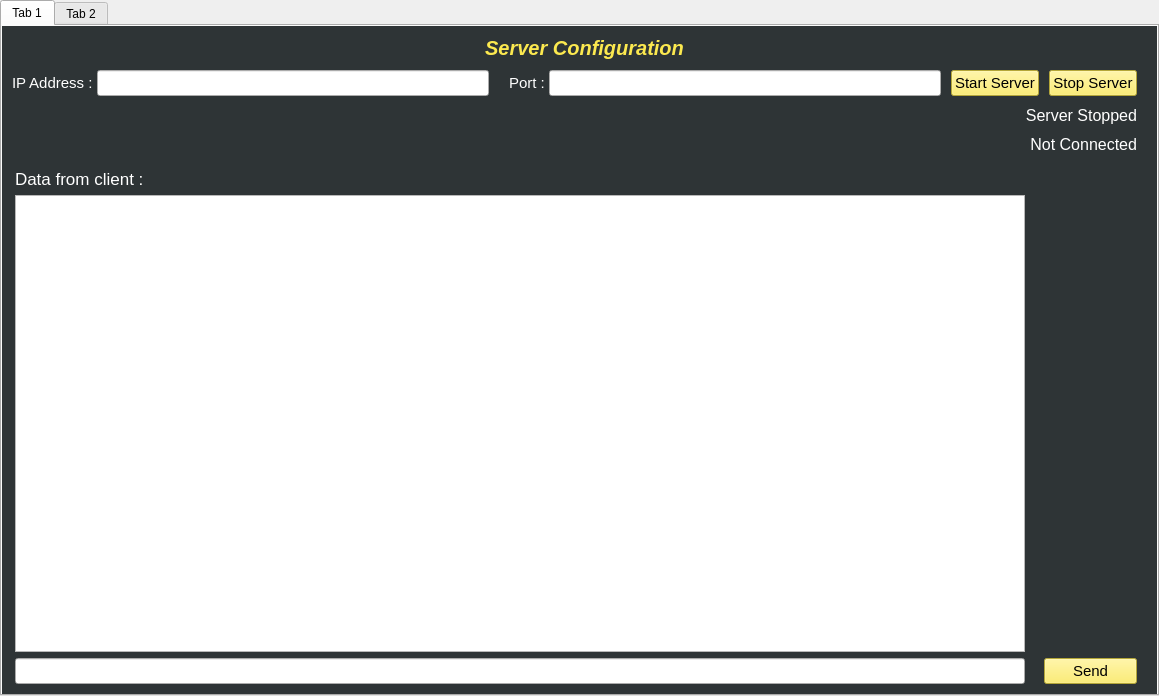
<?xml version="1.0" encoding="UTF-8"?>
<ui version="4.0">
 <class>tcp_server</class>
 <widget class="QWidget" name="tcp_server">
  <property name="geometry">
   <rect>
    <x>0</x>
    <y>0</y>
    <width>1159</width>
    <height>696</height>
   </rect>
  </property>
  <property name="windowTitle">
   <string>tcp_server</string>
  </property>
  <property name="styleSheet">
   <string notr="true"/>
  </property>
  <layout class="QGridLayout" name="gridLayout_8">
   <property name="leftMargin">
    <number>0</number>
   </property>
   <property name="topMargin">
    <number>0</number>
   </property>
   <property name="rightMargin">
    <number>0</number>
   </property>
   <property name="bottomMargin">
    <number>0</number>
   </property>
   <property name="spacing">
    <number>0</number>
   </property>
   <item row="0" column="0">
    <widget class="QTabWidget" name="tabWidget">
     <property name="styleSheet">
      <string notr="true"/>
     </property>
     <property name="tabShape">
      <enum>QTabWidget::Rounded</enum>
     </property>
     <property name="currentIndex">
      <number>0</number>
     </property>
     <property name="iconSize">
      <size>
       <width>16</width>
       <height>16</height>
      </size>
     </property>
     <property name="elideMode">
      <enum>Qt::ElideMiddle</enum>
     </property>
     <property name="documentMode">
      <bool>false</bool>
     </property>
     <property name="tabsClosable">
      <bool>false</bool>
     </property>
     <property name="movable">
      <bool>false</bool>
     </property>
     <property name="tabBarAutoHide">
      <bool>false</bool>
     </property>
     <widget class="QWidget" name="server_tab">
      <property name="styleSheet">
       <string notr="true"/>
      </property>
      <attribute name="title">
       <string>Tab 1</string>
      </attribute>
      <layout class="QGridLayout" name="gridLayout_7">
       <property name="leftMargin">
        <number>0</number>
       </property>
       <property name="topMargin">
        <number>0</number>
       </property>
       <property name="rightMargin">
        <number>0</number>
       </property>
       <property name="bottomMargin">
        <number>0</number>
       </property>
       <property name="spacing">
        <number>0</number>
       </property>
       <item row="0" column="0">
        <widget class="QFrame" name="frame">
         <property name="styleSheet">
          <string notr="true">#frame{
border : 0px;
background-color: rgb(46, 52, 54);
}</string>
         </property>
         <property name="frameShape">
          <enum>QFrame::StyledPanel</enum>
         </property>
         <property name="frameShadow">
          <enum>QFrame::Raised</enum>
         </property>
         <layout class="QGridLayout" name="gridLayout_2">
          <property name="leftMargin">
           <number>0</number>
          </property>
          <property name="topMargin">
           <number>10</number>
          </property>
          <property name="rightMargin">
           <number>0</number>
          </property>
          <property name="bottomMargin">
           <number>10</number>
          </property>
          <property name="horizontalSpacing">
           <number>0</number>
          </property>
          <property name="verticalSpacing">
           <number>10</number>
          </property>
          <item row="1" column="0">
           <layout class="QHBoxLayout" name="horizontalLayout">
            <property name="sizeConstraint">
             <enum>QLayout::SetDefaultConstraint</enum>
            </property>
            <item>
             <spacer name="horizontalSpacer">
              <property name="orientation">
               <enum>Qt::Horizontal</enum>
              </property>
              <property name="sizeType">
               <enum>QSizePolicy::Fixed</enum>
              </property>
              <property name="sizeHint" stdset="0">
               <size>
                <width>10</width>
                <height>10</height>
               </size>
              </property>
             </spacer>
            </item>
            <item>
             <widget class="QLabel" name="label">
              <property name="font">
               <font>
                <pointsize>11</pointsize>
               </font>
              </property>
              <property name="styleSheet">
               <string notr="true">color:white;</string>
              </property>
              <property name="text">
               <string>IP Address : </string>
              </property>
             </widget>
            </item>
            <item>
             <widget class="QLineEdit" name="line_serverip">
              <property name="font">
               <font>
                <pointsize>11</pointsize>
               </font>
              </property>
             </widget>
            </item>
            <item>
             <spacer name="horizontalSpacer_2">
              <property name="orientation">
               <enum>Qt::Horizontal</enum>
              </property>
              <property name="sizeType">
               <enum>QSizePolicy::Fixed</enum>
              </property>
              <property name="sizeHint" stdset="0">
               <size>
                <width>20</width>
                <height>10</height>
               </size>
              </property>
             </spacer>
            </item>
            <item>
             <widget class="QLabel" name="label_2">
              <property name="font">
               <font>
                <pointsize>11</pointsize>
               </font>
              </property>
              <property name="styleSheet">
               <string notr="true">color:white;
</string>
              </property>
              <property name="text">
               <string>Port : </string>
              </property>
             </widget>
            </item>
            <item>
             <widget class="QLineEdit" name="line_server_port">
              <property name="font">
               <font>
                <pointsize>11</pointsize>
               </font>
              </property>
              <property name="text">
               <string/>
              </property>
             </widget>
            </item>
            <item>
             <spacer name="horizontalSpacer_3">
              <property name="orientation">
               <enum>Qt::Horizontal</enum>
              </property>
              <property name="sizeType">
               <enum>QSizePolicy::Fixed</enum>
              </property>
              <property name="sizeHint" stdset="0">
               <size>
                <width>10</width>
                <height>10</height>
               </size>
              </property>
             </spacer>
            </item>
            <item>
             <widget class="QPushButton" name="btn_start_server">
              <property name="font">
               <font>
                <pointsize>11</pointsize>
               </font>
              </property>
              <property name="styleSheet">
               <string notr="true">background-color: rgb(252, 233, 79);</string>
              </property>
              <property name="text">
               <string>Start Server</string>
              </property>
             </widget>
            </item>
            <item>
             <spacer name="horizontalSpacer_5">
              <property name="orientation">
               <enum>Qt::Horizontal</enum>
              </property>
              <property name="sizeType">
               <enum>QSizePolicy::Fixed</enum>
              </property>
              <property name="sizeHint" stdset="0">
               <size>
                <width>10</width>
                <height>10</height>
               </size>
              </property>
             </spacer>
            </item>
            <item>
             <widget class="QPushButton" name="btn_stop_server">
              <property name="font">
               <font>
                <pointsize>11</pointsize>
               </font>
              </property>
              <property name="styleSheet">
               <string notr="true">background-color: rgb(252, 233, 79);</string>
              </property>
              <property name="text">
               <string>Stop Server</string>
              </property>
             </widget>
            </item>
            <item>
             <spacer name="horizontalSpacer_4">
              <property name="orientation">
               <enum>Qt::Horizontal</enum>
              </property>
              <property name="sizeType">
               <enum>QSizePolicy::Fixed</enum>
              </property>
              <property name="sizeHint" stdset="0">
               <size>
                <width>20</width>
                <height>10</height>
               </size>
              </property>
             </spacer>
            </item>
           </layout>
          </item>
          <item row="3" column="0">
           <layout class="QHBoxLayout" name="horizontalLayout_3">
            <property name="sizeConstraint">
             <enum>QLayout::SetDefaultConstraint</enum>
            </property>
            <item>
             <widget class="QLabel" name="lbl_con_status">
              <property name="font">
               <font>
                <pointsize>12</pointsize>
               </font>
              </property>
              <property name="layoutDirection">
               <enum>Qt::LeftToRight</enum>
              </property>
              <property name="styleSheet">
               <string notr="true">color:white;
</string>
              </property>
              <property name="text">
               <string>Not Connected</string>
              </property>
              <property name="alignment">
               <set>Qt::AlignRight|Qt::AlignTrailing|Qt::AlignVCenter</set>
              </property>
             </widget>
            </item>
            <item>
             <spacer name="horizontalSpacer_7">
              <property name="orientation">
               <enum>Qt::Horizontal</enum>
              </property>
              <property name="sizeType">
               <enum>QSizePolicy::Fixed</enum>
              </property>
              <property name="sizeHint" stdset="0">
               <size>
                <width>20</width>
                <height>10</height>
               </size>
              </property>
             </spacer>
            </item>
           </layout>
          </item>
          <item row="0" column="0">
           <layout class="QHBoxLayout" name="horizontalLayout_2">
            <item>
             <spacer name="horizontalSpacer_6">
              <property name="orientation">
               <enum>Qt::Horizontal</enum>
              </property>
              <property name="sizeType">
               <enum>QSizePolicy::Fixed</enum>
              </property>
              <property name="sizeHint" stdset="0">
               <size>
                <width>10</width>
                <height>10</height>
               </size>
              </property>
             </spacer>
            </item>
            <item>
             <widget class="QLabel" name="label_3">
              <property name="font">
               <font>
                <pointsize>15</pointsize>
                <weight>75</weight>
                <italic>true</italic>
                <bold>true</bold>
               </font>
              </property>
              <property name="styleSheet">
               <string notr="true">color: rgb(252, 233, 79);</string>
              </property>
              <property name="text">
               <string>Server Configuration</string>
              </property>
              <property name="alignment">
               <set>Qt::AlignCenter</set>
              </property>
             </widget>
            </item>
           </layout>
          </item>
          <item row="2" column="0">
           <layout class="QHBoxLayout" name="horizontalLayout_4">
            <property name="sizeConstraint">
             <enum>QLayout::SetDefaultConstraint</enum>
            </property>
            <item>
             <widget class="QLabel" name="lbl_serv_status">
              <property name="font">
               <font>
                <pointsize>12</pointsize>
               </font>
              </property>
              <property name="layoutDirection">
               <enum>Qt::LeftToRight</enum>
              </property>
              <property name="styleSheet">
               <string notr="true">color:white;</string>
              </property>
              <property name="text">
               <string>Server Stopped</string>
              </property>
              <property name="alignment">
               <set>Qt::AlignRight|Qt::AlignTrailing|Qt::AlignVCenter</set>
              </property>
             </widget>
            </item>
            <item>
             <spacer name="horizontalSpacer_8">
              <property name="orientation">
               <enum>Qt::Horizontal</enum>
              </property>
              <property name="sizeType">
               <enum>QSizePolicy::Fixed</enum>
              </property>
              <property name="sizeHint" stdset="0">
               <size>
                <width>20</width>
                <height>10</height>
               </size>
              </property>
             </spacer>
            </item>
           </layout>
          </item>
         </layout>
        </widget>
       </item>
       <item row="1" column="0">
        <widget class="QFrame" name="frame_2">
         <property name="styleSheet">
          <string notr="true">#frame_2{
border : 0px;
	background-color: rgb(46, 52, 54);
}</string>
         </property>
         <property name="frameShape">
          <enum>QFrame::StyledPanel</enum>
         </property>
         <property name="frameShadow">
          <enum>QFrame::Raised</enum>
         </property>
         <layout class="QGridLayout" name="gridLayout_4">
          <property name="leftMargin">
           <number>0</number>
          </property>
          <property name="topMargin">
           <number>0</number>
          </property>
          <property name="rightMargin">
           <number>0</number>
          </property>
          <property name="bottomMargin">
           <number>0</number>
          </property>
          <property name="spacing">
           <number>0</number>
          </property>
          <item row="0" column="0">
           <layout class="QHBoxLayout" name="horizontalLayout_5">
            <property name="spacing">
             <number>6</number>
            </property>
            <property name="topMargin">
             <number>5</number>
            </property>
            <property name="bottomMargin">
             <number>10</number>
            </property>
            <item>
             <spacer name="horizontalSpacer_12">
              <property name="orientation">
               <enum>Qt::Horizontal</enum>
              </property>
              <property name="sizeType">
               <enum>QSizePolicy::Fixed</enum>
              </property>
              <property name="sizeHint" stdset="0">
               <size>
                <width>13</width>
                <height>13</height>
               </size>
              </property>
             </spacer>
            </item>
            <item>
             <layout class="QVBoxLayout" name="verticalLayout">
              <property name="spacing">
               <number>6</number>
              </property>
              <item>
               <widget class="QLabel" name="label_4">
                <property name="font">
                 <font>
                  <pointsize>13</pointsize>
                 </font>
                </property>
                <property name="styleSheet">
                 <string notr="true">color:white;</string>
                </property>
                <property name="text">
                 <string>Data from client :</string>
                </property>
               </widget>
              </item>
              <item>
               <widget class="QTextBrowser" name="messages">
                <property name="font">
                 <font>
                  <pointsize>11</pointsize>
                 </font>
                </property>
               </widget>
              </item>
              <item>
               <widget class="QLineEdit" name="line_message">
                <property name="font">
                 <font>
                  <pointsize>11</pointsize>
                 </font>
                </property>
               </widget>
              </item>
             </layout>
            </item>
            <item>
             <spacer name="horizontalSpacer_10">
              <property name="orientation">
               <enum>Qt::Horizontal</enum>
              </property>
              <property name="sizeType">
               <enum>QSizePolicy::Fixed</enum>
              </property>
              <property name="sizeHint" stdset="0">
               <size>
                <width>13</width>
                <height>56</height>
               </size>
              </property>
             </spacer>
            </item>
            <item>
             <layout class="QGridLayout" name="gridLayout">
              <property name="verticalSpacing">
               <number>0</number>
              </property>
              <item row="0" column="0">
               <spacer name="verticalSpacer">
                <property name="orientation">
                 <enum>Qt::Vertical</enum>
                </property>
                <property name="sizeHint" stdset="0">
                 <size>
                  <width>20</width>
                  <height>100</height>
                 </size>
                </property>
               </spacer>
              </item>
              <item row="1" column="0">
               <widget class="QPushButton" name="btn_message_send">
                <property name="minimumSize">
                 <size>
                  <width>93</width>
                  <height>0</height>
                 </size>
                </property>
                <property name="font">
                 <font>
                  <pointsize>11</pointsize>
                 </font>
                </property>
                <property name="styleSheet">
                 <string notr="true">background-color: rgb(252, 233, 79);</string>
                </property>
                <property name="text">
                 <string>Send</string>
                </property>
               </widget>
              </item>
             </layout>
            </item>
            <item>
             <spacer name="horizontalSpacer_9">
              <property name="orientation">
               <enum>Qt::Horizontal</enum>
              </property>
              <property name="sizeType">
               <enum>QSizePolicy::Fixed</enum>
              </property>
              <property name="sizeHint" stdset="0">
               <size>
                <width>20</width>
                <height>56</height>
               </size>
              </property>
             </spacer>
            </item>
           </layout>
          </item>
         </layout>
        </widget>
       </item>
      </layout>
     </widget>
     <widget class="QWidget" name="client_tab">
      <attribute name="title">
       <string>Tab 2</string>
      </attribute>
      <layout class="QGridLayout" name="gridLayout_6">
       <property name="leftMargin">
        <number>0</number>
       </property>
       <property name="topMargin">
        <number>0</number>
       </property>
       <property name="rightMargin">
        <number>0</number>
       </property>
       <property name="bottomMargin">
        <number>0</number>
       </property>
       <property name="spacing">
        <number>0</number>
       </property>
       <item row="0" column="0">
        <widget class="QFrame" name="frame_3">
         <property name="styleSheet">
          <string notr="true">#frame_3{
border : 0px;
	background-color: rgb(46, 52, 54);
}</string>
         </property>
         <property name="frameShape">
          <enum>QFrame::StyledPanel</enum>
         </property>
         <property name="frameShadow">
          <enum>QFrame::Raised</enum>
         </property>
         <layout class="QGridLayout" name="gridLayout_3">
          <property name="leftMargin">
           <number>0</number>
          </property>
          <property name="topMargin">
           <number>10</number>
          </property>
          <property name="rightMargin">
           <number>0</number>
          </property>
          <property name="bottomMargin">
           <number>10</number>
          </property>
          <property name="horizontalSpacing">
           <number>0</number>
          </property>
          <property name="verticalSpacing">
           <number>10</number>
          </property>
          <item row="2" column="0">
           <layout class="QHBoxLayout" name="horizontalLayout_10">
            <property name="sizeConstraint">
             <enum>QLayout::SetDefaultConstraint</enum>
            </property>
            <item>
             <widget class="QLabel" name="lbl_client_con_status">
              <property name="font">
               <font>
                <pointsize>12</pointsize>
               </font>
              </property>
              <property name="layoutDirection">
               <enum>Qt::LeftToRight</enum>
              </property>
              <property name="styleSheet">
               <string notr="true">color:white;</string>
              </property>
              <property name="text">
               <string>Not Connected</string>
              </property>
              <property name="alignment">
               <set>Qt::AlignRight|Qt::AlignTrailing|Qt::AlignVCenter</set>
              </property>
             </widget>
            </item>
            <item>
             <spacer name="horizontalSpacer_22">
              <property name="orientation">
               <enum>Qt::Horizontal</enum>
              </property>
              <property name="sizeType">
               <enum>QSizePolicy::Fixed</enum>
              </property>
              <property name="sizeHint" stdset="0">
               <size>
                <width>20</width>
                <height>10</height>
               </size>
              </property>
             </spacer>
            </item>
           </layout>
          </item>
          <item row="0" column="0">
           <layout class="QHBoxLayout" name="horizontalLayout_7">
            <item>
             <spacer name="horizontalSpacer_14">
              <property name="orientation">
               <enum>Qt::Horizontal</enum>
              </property>
              <property name="sizeType">
               <enum>QSizePolicy::Fixed</enum>
              </property>
              <property name="sizeHint" stdset="0">
               <size>
                <width>10</width>
                <height>10</height>
               </size>
              </property>
             </spacer>
            </item>
            <item>
             <widget class="QLabel" name="label_5">
              <property name="font">
               <font>
                <pointsize>15</pointsize>
                <weight>75</weight>
                <italic>true</italic>
                <bold>true</bold>
               </font>
              </property>
              <property name="styleSheet">
               <string notr="true">color: rgb(252, 233, 79);</string>
              </property>
              <property name="text">
               <string>Client Configuration</string>
              </property>
              <property name="alignment">
               <set>Qt::AlignCenter</set>
              </property>
             </widget>
            </item>
           </layout>
          </item>
          <item row="1" column="0">
           <layout class="QHBoxLayout" name="horizontalLayout_8">
            <property name="sizeConstraint">
             <enum>QLayout::SetDefaultConstraint</enum>
            </property>
            <item>
             <spacer name="horizontalSpacer_15">
              <property name="orientation">
               <enum>Qt::Horizontal</enum>
              </property>
              <property name="sizeType">
               <enum>QSizePolicy::Fixed</enum>
              </property>
              <property name="sizeHint" stdset="0">
               <size>
                <width>10</width>
                <height>10</height>
               </size>
              </property>
             </spacer>
            </item>
            <item>
             <widget class="QLabel" name="label_6">
              <property name="font">
               <font>
                <pointsize>11</pointsize>
                <underline>false</underline>
                <kerning>true</kerning>
               </font>
              </property>
              <property name="styleSheet">
               <string notr="true">color:white;
</string>
              </property>
              <property name="text">
               <string>IP Address : </string>
              </property>
             </widget>
            </item>
            <item>
             <widget class="QLineEdit" name="line_client_ip">
              <property name="font">
               <font>
                <pointsize>11</pointsize>
               </font>
              </property>
             </widget>
            </item>
            <item>
             <spacer name="horizontalSpacer_16">
              <property name="orientation">
               <enum>Qt::Horizontal</enum>
              </property>
              <property name="sizeType">
               <enum>QSizePolicy::Fixed</enum>
              </property>
              <property name="sizeHint" stdset="0">
               <size>
                <width>20</width>
                <height>10</height>
               </size>
              </property>
             </spacer>
            </item>
            <item>
             <widget class="QLabel" name="label_7">
              <property name="font">
               <font>
                <pointsize>11</pointsize>
                <underline>false</underline>
               </font>
              </property>
              <property name="styleSheet">
               <string notr="true">color:white;
</string>
              </property>
              <property name="text">
               <string>Port : </string>
              </property>
             </widget>
            </item>
            <item>
             <widget class="QLineEdit" name="line_client_port">
              <property name="font">
               <font>
                <pointsize>11</pointsize>
               </font>
              </property>
              <property name="text">
               <string/>
              </property>
             </widget>
            </item>
            <item>
             <spacer name="horizontalSpacer_17">
              <property name="orientation">
               <enum>Qt::Horizontal</enum>
              </property>
              <property name="sizeType">
               <enum>QSizePolicy::Fixed</enum>
              </property>
              <property name="sizeHint" stdset="0">
               <size>
                <width>10</width>
                <height>10</height>
               </size>
              </property>
             </spacer>
            </item>
            <item>
             <widget class="QPushButton" name="btn_client_connect">
              <property name="font">
               <font>
                <pointsize>11</pointsize>
               </font>
              </property>
              <property name="styleSheet">
               <string notr="true">background-color: rgb(252, 233, 79);</string>
              </property>
              <property name="text">
               <string>Connect</string>
              </property>
             </widget>
            </item>
            <item>
             <spacer name="horizontalSpacer_18">
              <property name="orientation">
               <enum>Qt::Horizontal</enum>
              </property>
              <property name="sizeType">
               <enum>QSizePolicy::Fixed</enum>
              </property>
              <property name="sizeHint" stdset="0">
               <size>
                <width>10</width>
                <height>10</height>
               </size>
              </property>
             </spacer>
            </item>
            <item>
             <widget class="QPushButton" name="btn_client_disconnect">
              <property name="font">
               <font>
                <pointsize>11</pointsize>
               </font>
              </property>
              <property name="styleSheet">
               <string notr="true">background-color: rgb(252, 233, 79);</string>
              </property>
              <property name="text">
               <string>Disconnect</string>
              </property>
             </widget>
            </item>
            <item>
             <spacer name="horizontalSpacer_20">
              <property name="orientation">
               <enum>Qt::Horizontal</enum>
              </property>
              <property name="sizeType">
               <enum>QSizePolicy::Fixed</enum>
              </property>
              <property name="sizeHint" stdset="0">
               <size>
                <width>20</width>
                <height>10</height>
               </size>
              </property>
             </spacer>
            </item>
           </layout>
          </item>
         </layout>
        </widget>
       </item>
       <item row="1" column="0">
        <widget class="QFrame" name="frame_4">
         <property name="styleSheet">
          <string notr="true">#frame_4{
border : 0px;
	background-color: rgb(46, 52, 54);
}</string>
         </property>
         <property name="frameShape">
          <enum>QFrame::StyledPanel</enum>
         </property>
         <property name="frameShadow">
          <enum>QFrame::Raised</enum>
         </property>
         <layout class="QGridLayout" name="gridLayout_5">
          <property name="leftMargin">
           <number>0</number>
          </property>
          <property name="topMargin">
           <number>0</number>
          </property>
          <property name="rightMargin">
           <number>0</number>
          </property>
          <property name="bottomMargin">
           <number>0</number>
          </property>
          <property name="spacing">
           <number>0</number>
          </property>
          <item row="0" column="0">
           <layout class="QHBoxLayout" name="horizontalLayout_6">
            <property name="topMargin">
             <number>5</number>
            </property>
            <property name="bottomMargin">
             <number>10</number>
            </property>
            <item>
             <spacer name="horizontalSpacer_24">
              <property name="orientation">
               <enum>Qt::Horizontal</enum>
              </property>
              <property name="sizeType">
               <enum>QSizePolicy::Fixed</enum>
              </property>
              <property name="sizeHint" stdset="0">
               <size>
                <width>13</width>
                <height>13</height>
               </size>
              </property>
             </spacer>
            </item>
            <item>
             <layout class="QVBoxLayout" name="verticalLayout_2">
              <property name="spacing">
               <number>6</number>
              </property>
              <item>
               <widget class="QLabel" name="label_8">
                <property name="font">
                 <font>
                  <pointsize>13</pointsize>
                 </font>
                </property>
                <property name="styleSheet">
                 <string notr="true">color:white;</string>
                </property>
                <property name="text">
                 <string>Data from server :</string>
                </property>
               </widget>
              </item>
              <item>
               <widget class="QTextBrowser" name="client_messages">
                <property name="font">
                 <font>
                  <pointsize>11</pointsize>
                 </font>
                </property>
               </widget>
              </item>
              <item>
               <widget class="QLineEdit" name="line_client_message">
                <property name="font">
                 <font>
                  <pointsize>11</pointsize>
                 </font>
                </property>
               </widget>
              </item>
             </layout>
            </item>
            <item>
             <spacer name="horizontalSpacer_27">
              <property name="orientation">
               <enum>Qt::Horizontal</enum>
              </property>
              <property name="sizeType">
               <enum>QSizePolicy::Fixed</enum>
              </property>
              <property name="sizeHint" stdset="0">
               <size>
                <width>13</width>
                <height>56</height>
               </size>
              </property>
             </spacer>
            </item>
            <item>
             <layout class="QVBoxLayout" name="verticalLayout_3">
              <item>
               <spacer name="verticalSpacer_2">
                <property name="orientation">
                 <enum>Qt::Vertical</enum>
                </property>
                <property name="sizeHint" stdset="0">
                 <size>
                  <width>20</width>
                  <height>100</height>
                 </size>
                </property>
               </spacer>
              </item>
              <item>
               <widget class="QPushButton" name="btn_client_send">
                <property name="minimumSize">
                 <size>
                  <width>93</width>
                  <height>0</height>
                 </size>
                </property>
                <property name="font">
                 <font>
                  <pointsize>11</pointsize>
                 </font>
                </property>
                <property name="styleSheet">
                 <string notr="true">background-color: rgb(252, 233, 79);

</string>
                </property>
                <property name="text">
                 <string>Send</string>
                </property>
               </widget>
              </item>
             </layout>
            </item>
            <item>
             <spacer name="horizontalSpacer_28">
              <property name="orientation">
               <enum>Qt::Horizontal</enum>
              </property>
              <property name="sizeType">
               <enum>QSizePolicy::Fixed</enum>
              </property>
              <property name="sizeHint" stdset="0">
               <size>
                <width>20</width>
                <height>56</height>
               </size>
              </property>
             </spacer>
            </item>
           </layout>
          </item>
         </layout>
        </widget>
       </item>
      </layout>
     </widget>
    </widget>
   </item>
  </layout>
 </widget>
 <resources/>
 <connections/>
</ui>
